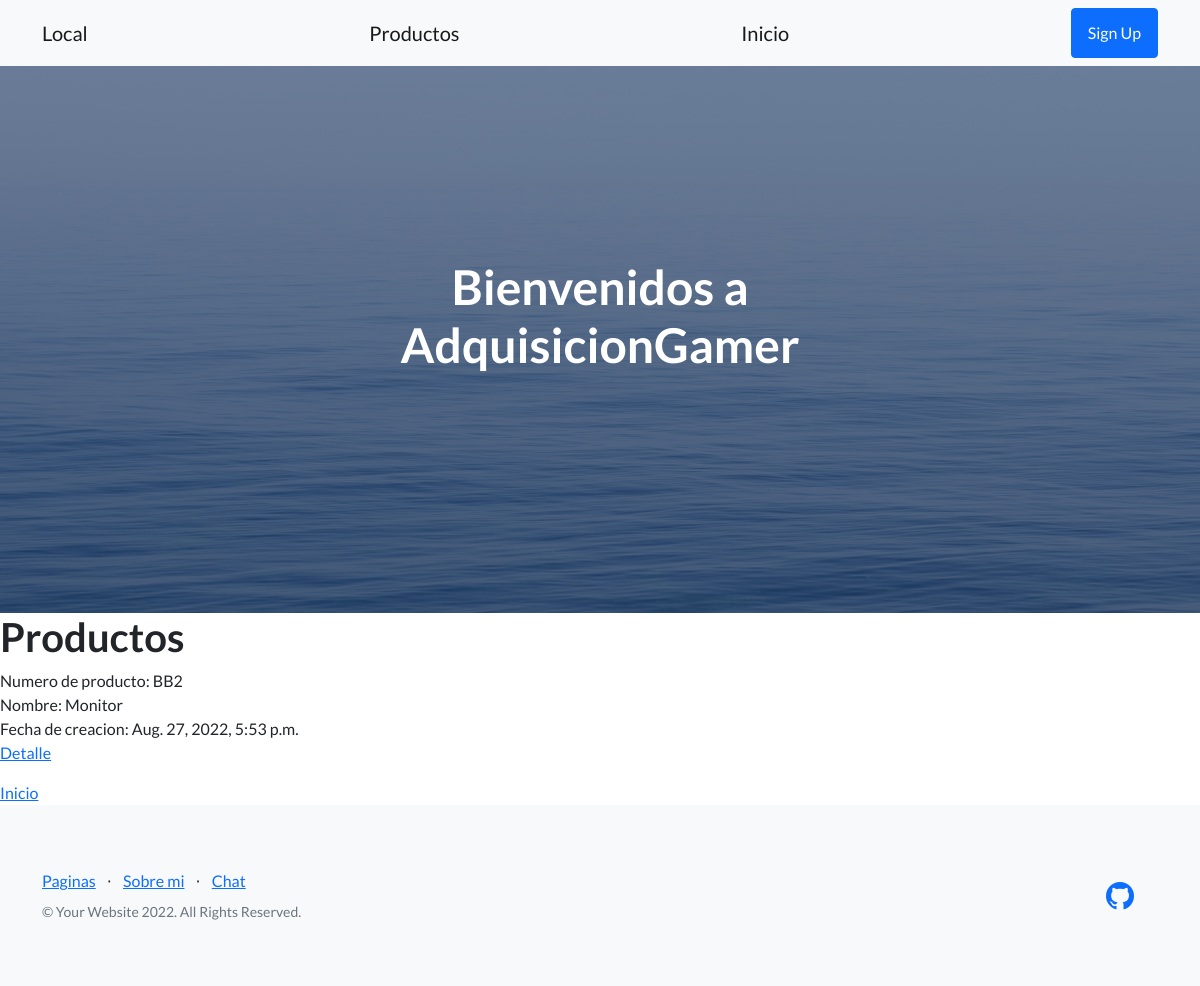
The page /Appfinal/producto/ on the database as committed earlier.
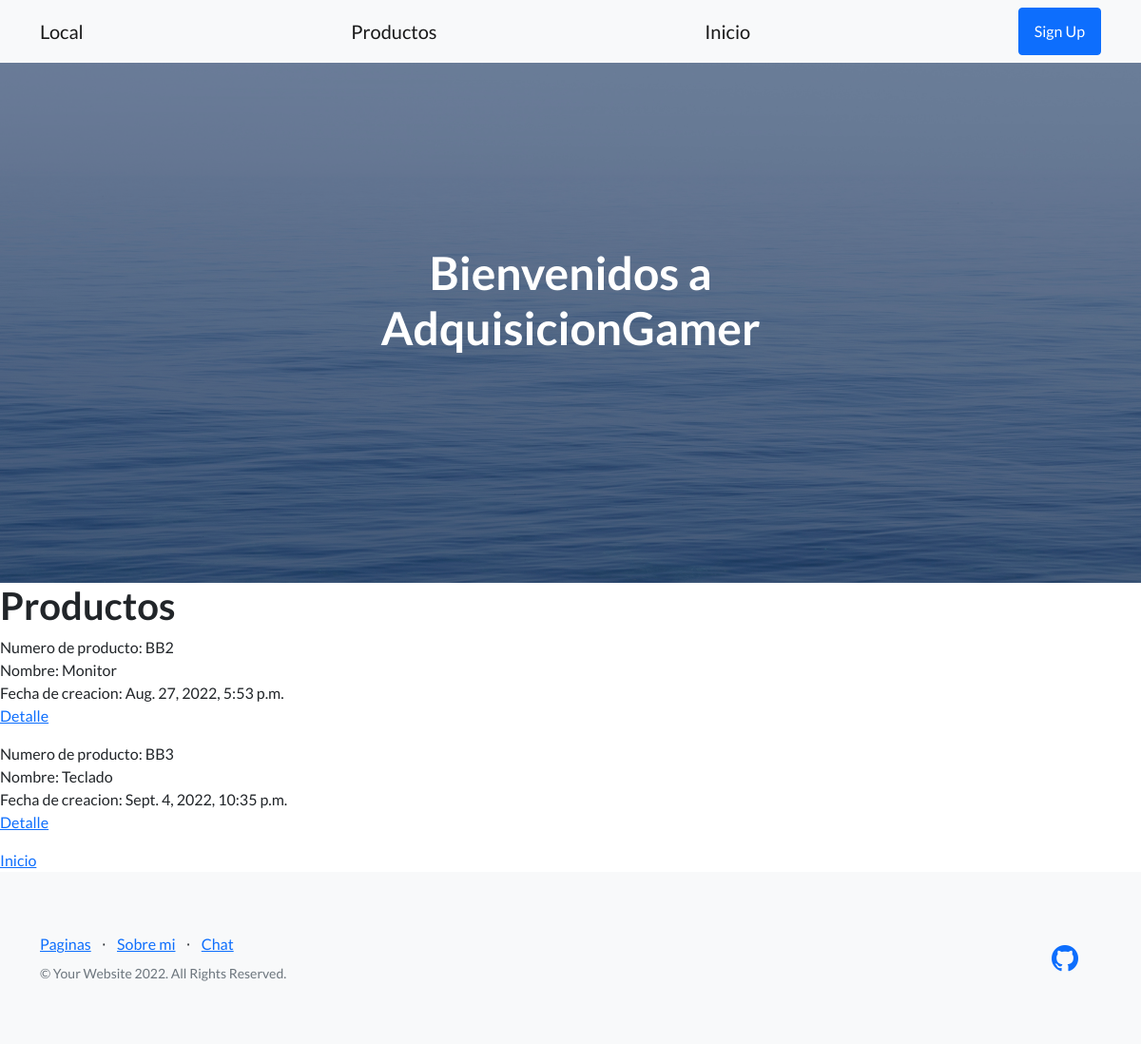
The same page on the database as committed later.
### Appfinal/models.py (models this page shows, shortened)
class producto(models.Model):
    nombre_producto = models.CharField(max_length=40)
    precio = models.IntegerField()
    stock = models.IntegerField()
    fecha_de_creacion = models.DateTimeField(auto_now_add=True)

### Appfinal/views.py (the view)
# urls.py: path('producto/', views.Lista_productos.as_view(), name="productoInicio"),
class Lista_productos(ListView):
    model = producto
    template_name = 'Appfinal/producto_lista.html'

### Appfinal/templates/Appfinal/producto_lista.html (shortened to what this page needs)
{% extends "Appfinal/template_logueado.html" %}
{% load static %}
{% block B %}
    <h1> Productos </h1>
    {% for a in object_list %}
        <p>
            Numero de producto: BB{{a.id}} <br>
            Nombre: {{a.nombre_producto}} <br>
            Fecha de creacion: {{a.fecha_de_creacion}} <br>
            {% if not request.user.is_authenticated %}
            <a href="{% url 'productoDetalle' a.id %}">Detalle</a>
            {% endif %}
        </p>
    {% endfor %}
    <a href="/Appfinal/inicio/">Inicio</a>
{% endblock %}

Rows that differ between the two databases and show on the page:
added producto: id "3", nombre_producto "Teclado", fecha_de_creacion "Sept. 4, 2022, 10:35 p.m."
